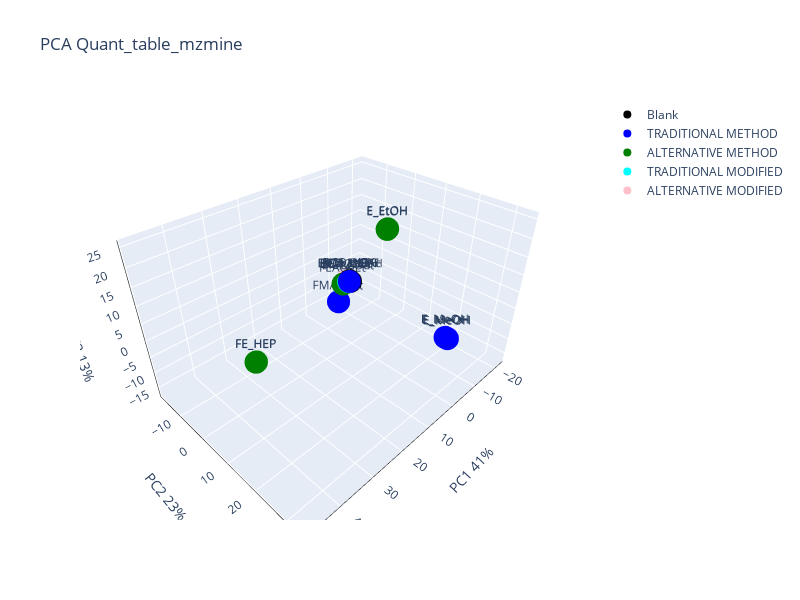

Notebook cell for this chart:
### Code cell
plot3D(pca_with_blank_df, colors, pca_with_blank, "blank");

### Figure 1 — Plotly figure (JSON) as saved in the notebook; plotly's stock layout.template omitted (floating-point values rounded to 4 significant figures)
{"data": [{"marker": {"color": "black", "size": 8}, "mode": "markers+text", "name": "Blank", "text": ["BCO_HEPT", "BCO_EtOAc", "BCO_EtOH", "BCO_MEOH", "BCO_HEX"], "textposition": "top center", "type": "scatter3d", "x": [-2.931, -2.931, -2.931, -2.982, -3.01], "y": [-3.898, -3.898, -3.898, -3.715, -4.087], "z": [0.259, 0.259, 0.259, 0.2225, 0.2823]}, {"marker": {"color": "blue", "size": 8}, "mode": "markers+text", "name": "TRADITIONAL METHOD", "text": ["FM_HEX", "FM_HEX", "FM_HEX", "E_MeOH", "E_MeOH", "E_MeOH", "FMAcOEt", "FMAcOEt", "FMAcOEt"], "textposition": "top center", "type": "scatter3d", "x": [-2.694, -2.697, -2.694, -10.04, -9.881, -9.958, -3.849, -3.848, -3.85], "y": [-3.857, -3.858, -3.857, 25.02, 24.39, 24.71, -9.257, -9.255, -9.267], "z": [0.2746, 0.2744, 0.2746, -7.896, -7.718, -7.807, -9.702, -9.699, -9.72]}, {"marker": {"color": "green", "size": 8}, "mode": "markers+text", "name": "ALTERNATIVE METHOD", "text": ["E_EtOH", "E_EtOH", "E_EtOH", "FEAcOEt", "FEAcOEt", "FEAcOEt", "FE_HEP", "FE_HEP", "FE_HEP"], "textposition": "top center", "type": "scatter3d", "x": [-6.561, -6.564, -6.601, -1.918, -1.917, -1.918, 36.32, 36.2, 36.32], "y": [5.354, 5.363, 5.457, -5.505, -5.507, -5.505, 4.817, 4.79, 4.816], "z": [18.07, 18.09, 18.27, -0.9482, -0.9496, -0.9484, 0.07911, 0.07968, 0.07914]}, {"marker": {"color": "cyan", "size": 8}, "mode": "markers+text", "name": "TRADITIONAL MODIFIED", "text": ["EMACOEt", "EMACOEt", "EMACOEt"], "textposition": "top center", "type": "scatter3d", "x": [-3.025, -3.026, -3.025], "y": [-4.395, -4.401, -4.396], "z": [-0.1589, -0.1639, -0.1593]}, {"marker": {"color": "pink", "size": 8}, "mode": "markers+text", "name": "ALTERNATIVE MODIFIED", "text": ["EEACOEt", "EEACOEt", "EEACOEt"], "textposition": "top center", "type": "scatter3d", "x": [-3.334, -3.334, -3.326], "y": [-5.394, -5.396, -5.365], "z": [-0.3027, -0.3034, -0.2917]}], "layout": {"height": 600, "paper_bgcolor": "white", "plot_bgcolor": "white", "scene": {"xaxis": {"linecolor": "black", "linewidth": 1, "range": [-23.94, 50.23], "showgrid": true, "showline": true, "title": {"text": "PC1 41%"}}, "yaxis": {"linecolor": "black", "linewidth": 1, "range": [-19.55, 35.31], "showgrid": true, "showline": true, "title": {"text": "PC2 23%"}}, "zaxis": {"linecolor": "black", "linewidth": 1, "range": [-18.12, 26.66], "showgrid": true, "showline": true, "title": {"text": "PC3 13%"}}}, "title": {"text": "PCA Quant_table_mzmine"}, "width": 800}}
